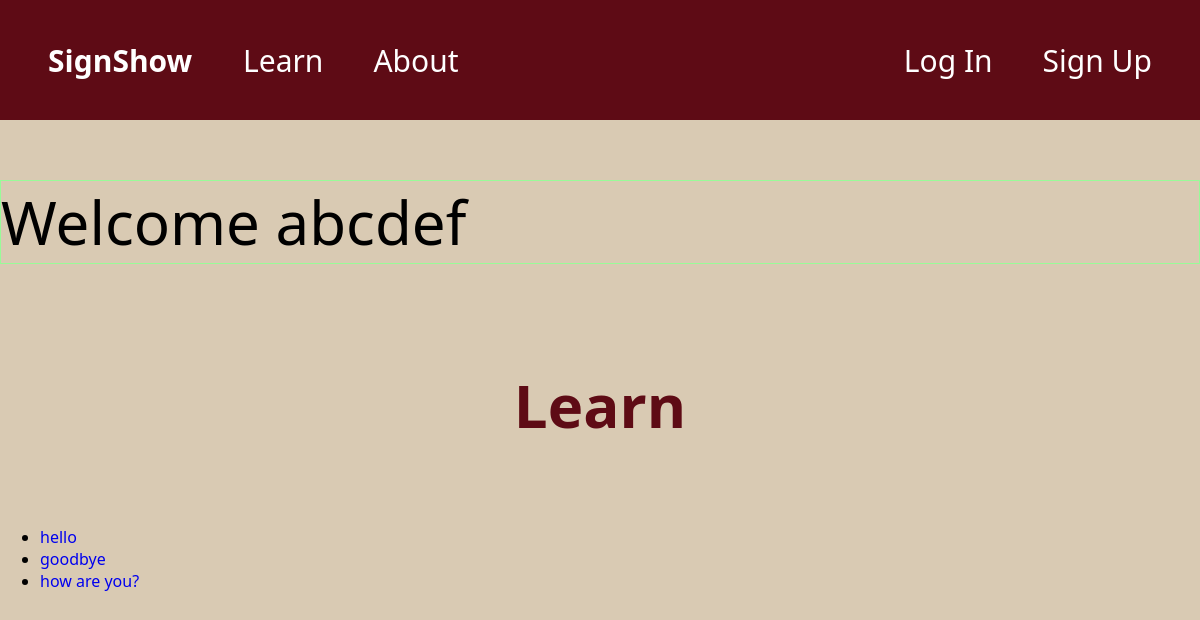
/learn (signed in), run on an earlier commit of the app's database.
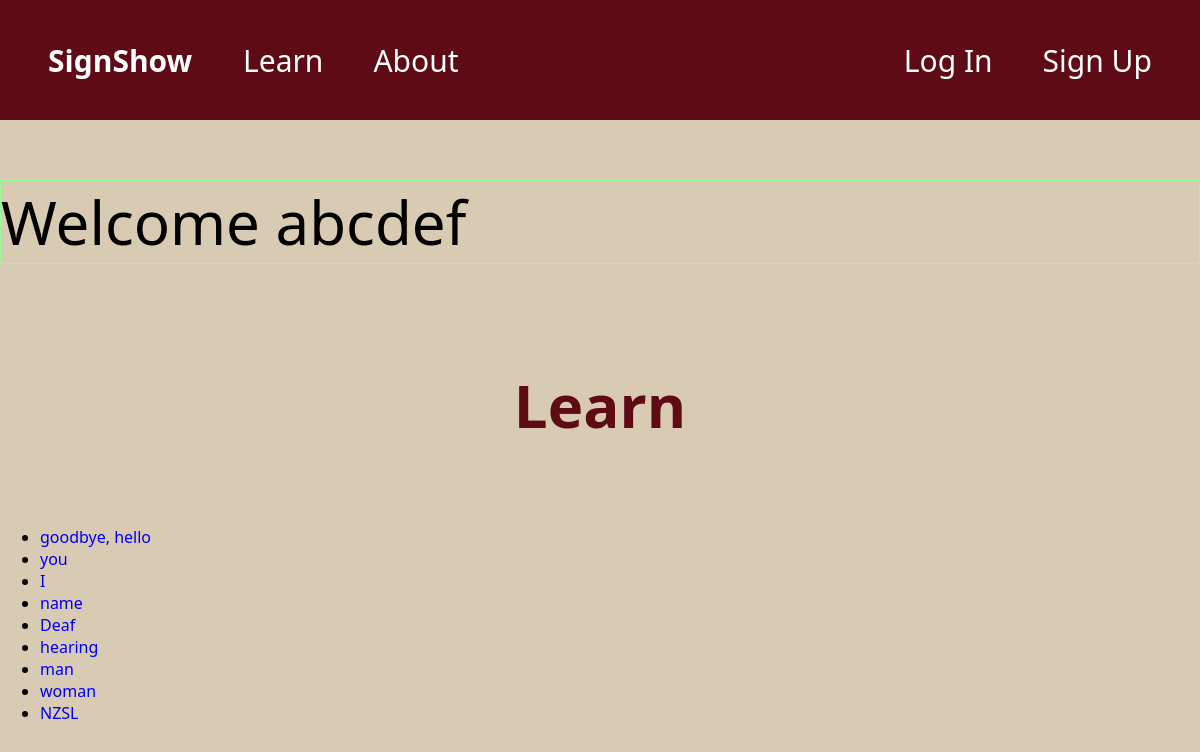
And on a later commit of the database.
### tables this page shows
CREATE TABLE "terms" (
	"id"	INTEGER NOT NULL,
	"term"	TEXT NOT NULL, "video" BLOB, image BLOB, definition_en TEXT, definition_ma TEXT, type,
	PRIMARY KEY("id" AUTOINCREMENT)
);

### app.py (the view)
@app.route('/learn')
def learn():
    terms = query_db("SELECT * FROM terms")
    return render_template("learn.html", terms=terms)

### app.py (called while the page is built)
def query_db(sql,args=(),one=False):
    db = sqlite3.connect(database)
    cursor = db.cursor()
    cursor.execute(sql, args)
    results = cursor.fetchall()
    db.commit()
    db.close()
    return (results[0] if results else None) if one else results

### templates/learn.html
{% extends 'base.html' %}
{% block content %}
    {% if session['user'] %}
        <p class="welcome-msg">Welcome {{ session['user'][1] }}</p>
    {% endif %}
    <h1>Learn</h1>
    <ul>
        {% for term in terms %}
            <li><a href="learn/{{term[0]}}">{{term[1]}}</a></li>
        {% endfor %}
    </ul>
{% endblock %}

### templates/base.html (shortened to what this page needs)
<!DOCTYPE html>
<html lang="en">
<head>
    <link rel="stylesheet" href="{{ url_for('static', filename='styles.css')}}">
</head>
<body>
    {% include "nav.html" %}
    {% block content %}
    {% endblock %}
</body>
</html>

### templates/nav.html
<nav class="site-nav">
    <ul class="nav-primary">
        <a href="/" class="nav-logo">
            <span class="logo-main">SignShow</span>
        </a>
            <li><a href="/learn">Learn</a></li>
            <li><a href="/about">About</a></li>
    </ul>
    <div class="nav-actions">
            <li><a href="/login" class="nav-login">Log In</a></li>
            <li><a href="/signup" class="nav-signup">Sign Up</a></li>
    </div>
</nav>

### static/styles.css (style rules this page uses)
*, *::before *::after { margin: 0; padding: 0; box-sizing: border-box; }
body { margin: 0px; font-family:'Segoe UI', Tahoma, Geneva, Verdana, sans-serif; background-color: rgb(217, 202, 179); }
a { text-decoration: none; }
.site-nav { background-color: rgb(94, 11, 21); height: 120px; display: flex; align-items: center; position: sticky; top: 0; justify-content: space-between; }
.nav-primary { list-style: none; display: flex; gap: 50px; align-items: center; padding-left: 3rem; }
.nav-primary a { color: white; text-decoration: none; font-size: 30px; white-space: nowrap; display: inline-block; padding: 4px 0; }
.nav-actions { list-style: none; display: flex; gap: 50px; align-items: center; padding-right: 3rem; }
.nav-actions a { color: white; text-decoration: none; font-size: 30px; white-space: nowrap; display: inline-block; padding: 4px 0; }
.nav-logo { width: 145px; text-decoration: none; color: white; font-weight: 700; font-size: 30px; }
h1 { text-align: center; margin-top: 100px; font-size: 60px; color: rgb(94, 11, 21); margin-bottom: 5rem; }
.welcome-msg { font-size: 60px; border: 1px solid palegreen; }

What changed in the data, as far as the page shows it:
removed terms: term "goodbye"
removed terms: term "how are you?"
changed terms: term "hello" → "goodbye, hello"
added terms: term "you"
added terms: term "I"
added terms: term "name"
added terms: term "Deaf"
added terms: term "hearing"
added terms: term "man"
added terms: term "woman"
added terms: term "NZSL"
